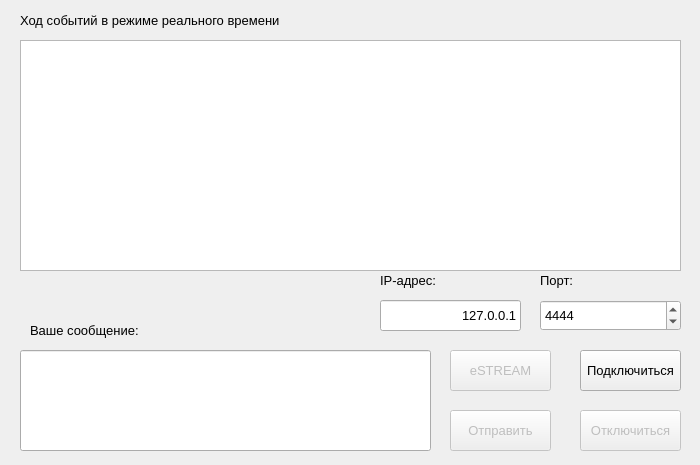
<?xml version="1.0" encoding="UTF-8"?>
<ui version="4.0">
 <class>Client</class>
 <widget class="QDialog" name="Client">
  <property name="geometry">
   <rect>
    <x>0</x>
    <y>0</y>
    <width>700</width>
    <height>465</height>
   </rect>
  </property>
  <property name="minimumSize">
   <size>
    <width>700</width>
    <height>465</height>
   </size>
  </property>
  <property name="maximumSize">
   <size>
    <width>700</width>
    <height>465</height>
   </size>
  </property>
  <property name="windowTitle">
   <string>Client</string>
  </property>
  <widget class="QTextEdit" name="textEdit">
   <property name="geometry">
    <rect>
     <x>20</x>
     <y>40</y>
     <width>661</width>
     <height>231</height>
    </rect>
   </property>
   <property name="font">
    <font>
     <pointsize>10</pointsize>
    </font>
   </property>
   <property name="readOnly">
    <bool>true</bool>
   </property>
  </widget>
  <widget class="QLabel" name="label_1">
   <property name="geometry">
    <rect>
     <x>20</x>
     <y>0</y>
     <width>281</width>
     <height>41</height>
    </rect>
   </property>
   <property name="font">
    <font>
     <pointsize>10</pointsize>
    </font>
   </property>
   <property name="text">
    <string>Ход событий в режиме реального времени</string>
   </property>
  </widget>
  <widget class="QPushButton" name="pushButton_1">
   <property name="geometry">
    <rect>
     <x>580</x>
     <y>350</y>
     <width>101</width>
     <height>41</height>
    </rect>
   </property>
   <property name="font">
    <font>
     <pointsize>10</pointsize>
    </font>
   </property>
   <property name="text">
    <string>Подключиться</string>
   </property>
  </widget>
  <widget class="QPushButton" name="pushButton_2">
   <property name="enabled">
    <bool>false</bool>
   </property>
   <property name="geometry">
    <rect>
     <x>580</x>
     <y>410</y>
     <width>101</width>
     <height>41</height>
    </rect>
   </property>
   <property name="font">
    <font>
     <pointsize>10</pointsize>
    </font>
   </property>
   <property name="text">
    <string>Отключиться</string>
   </property>
  </widget>
  <widget class="QPushButton" name="pushButton_3">
   <property name="enabled">
    <bool>false</bool>
   </property>
   <property name="geometry">
    <rect>
     <x>450</x>
     <y>410</y>
     <width>101</width>
     <height>41</height>
    </rect>
   </property>
   <property name="font">
    <font>
     <pointsize>10</pointsize>
    </font>
   </property>
   <property name="text">
    <string>Отправить</string>
   </property>
   <property name="default">
    <bool>true</bool>
   </property>
  </widget>
  <widget class="QPushButton" name="pushButton_4">
   <property name="enabled">
    <bool>false</bool>
   </property>
   <property name="geometry">
    <rect>
     <x>450</x>
     <y>350</y>
     <width>101</width>
     <height>41</height>
    </rect>
   </property>
   <property name="font">
    <font>
     <pointsize>10</pointsize>
    </font>
   </property>
   <property name="text">
    <string>eSTREAM</string>
   </property>
  </widget>
  <widget class="QLineEdit" name="lineEdit_1">
   <property name="enabled">
    <bool>true</bool>
   </property>
   <property name="geometry">
    <rect>
     <x>20</x>
     <y>350</y>
     <width>411</width>
     <height>101</height>
    </rect>
   </property>
   <property name="maxLength">
    <number>1000</number>
   </property>
   <property name="alignment">
    <set>Qt::AlignLeading|Qt::AlignLeft|Qt::AlignTop</set>
   </property>
   <property name="readOnly">
    <bool>true</bool>
   </property>
  </widget>
  <widget class="QLabel" name="label_2">
   <property name="geometry">
    <rect>
     <x>30</x>
     <y>310</y>
     <width>281</width>
     <height>41</height>
    </rect>
   </property>
   <property name="font">
    <font>
     <pointsize>10</pointsize>
    </font>
   </property>
   <property name="text">
    <string>Ваше сообщение:</string>
   </property>
  </widget>
  <widget class="QSpinBox" name="spinBox">
   <property name="geometry">
    <rect>
     <x>540</x>
     <y>300</y>
     <width>141</width>
     <height>31</height>
    </rect>
   </property>
   <property name="font">
    <font>
     <pointsize>10</pointsize>
    </font>
   </property>
   <property name="minimum">
    <number>1000</number>
   </property>
   <property name="maximum">
    <number>36000</number>
   </property>
   <property name="value">
    <number>4444</number>
   </property>
  </widget>
  <widget class="QLineEdit" name="lineEdit_2">
   <property name="geometry">
    <rect>
     <x>380</x>
     <y>300</y>
     <width>141</width>
     <height>31</height>
    </rect>
   </property>
   <property name="font">
    <font>
     <pointsize>10</pointsize>
    </font>
   </property>
   <property name="text">
    <string>127.0.0.1</string>
   </property>
   <property name="alignment">
    <set>Qt::AlignRight|Qt::AlignTrailing|Qt::AlignVCenter</set>
   </property>
  </widget>
  <widget class="QLabel" name="label_3">
   <property name="geometry">
    <rect>
     <x>380</x>
     <y>260</y>
     <width>71</width>
     <height>41</height>
    </rect>
   </property>
   <property name="font">
    <font>
     <pointsize>10</pointsize>
    </font>
   </property>
   <property name="text">
    <string>IP-адрес:</string>
   </property>
  </widget>
  <widget class="QLabel" name="label_4">
   <property name="geometry">
    <rect>
     <x>540</x>
     <y>260</y>
     <width>51</width>
     <height>41</height>
    </rect>
   </property>
   <property name="font">
    <font>
     <pointsize>10</pointsize>
    </font>
   </property>
   <property name="text">
    <string>Порт:</string>
   </property>
  </widget>
 </widget>
 <layoutdefault spacing="6" margin="11"/>
 <resources/>
 <connections/>
</ui>
